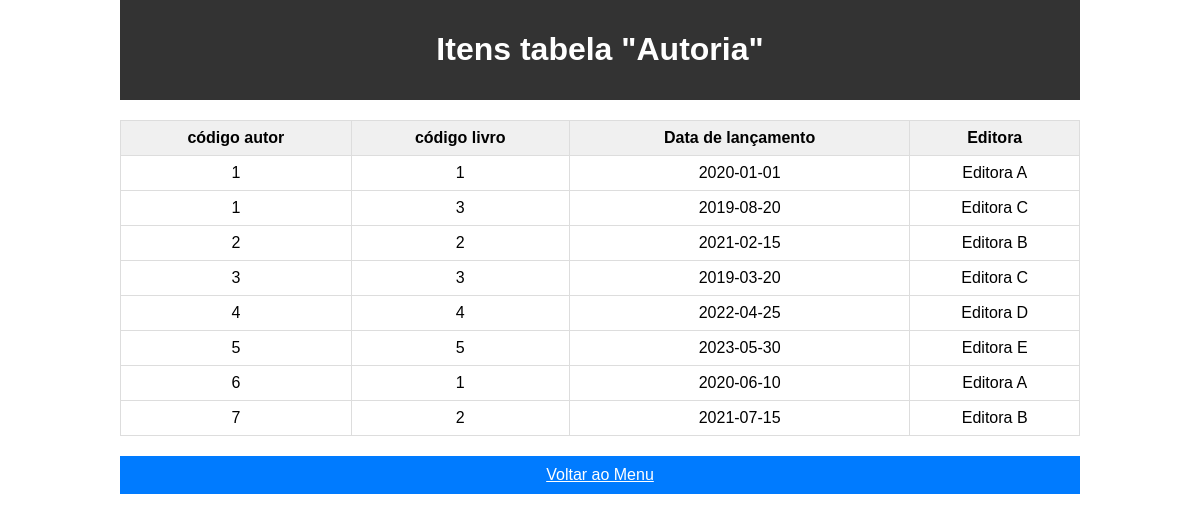
/acessoBD/listar/listarAutoria.php, run on the app's committed database.
### tables this page shows
CREATE TABLE `Autoria` (
  `Cod_autor` int(11) NOT NULL,
  `Cod_livro` int(11) NOT NULL,
  `DataLancamento` date NOT NULL,
  `Editora` varchar(50) NOT NULL
);

### acessoBD/autoria.php (called while the page is built, shortened)
<?php
class autoria
{
    function listar()
    {
        try
        {
            $this->conn = new conectar();
            $sql = $this->conn->prepare("Select * from autoria order by cod_autor");
            $sql -> execute();
            return $sql->fetchAll();
        }
        catch (PDOException $exc) {
            echo "Erro ao listar autoria: " . $exc->getMessage();
        }
    }
}
?>

### acessoBD/listar/listarAutoria.php (the view, shortened to what this page needs)
<!DOCTYPE html>
<html lang="pt-br">
<head>
</head>
<body>
    <div id="container">
        <div id="cabecalho">
            <h1>Itens tabela "Autoria"</h1>
        </div>
        <table id="tabela">
            <tr>
                <th>código autor</th>
                <th>código livro</th>
                <th>Data de lançamento</th>
                <th>Editora</th>
            </tr>
            <?php
            include_once '../autoria.php';
            $p = new autoria();
            $pro_bd = $p->listar();
            foreach ($pro_bd as $pro_mostrar) {
                ?>
                <tr>
                    <td><?php echo $pro_mostrar[0]; ?></td1>
                    <td><?php echo $pro_mostrar[1]; ?></td>
                    <td><?php echo $pro_mostrar[2]; ?></td>
                    <td><?php echo $pro_mostrar[3]; ?></td>
                </tr>
                <?php
            }
            ?>
        </table>
        <a href="../../menu_autoria.html" id="botao-menu">Voltar ao Menu</a>
    </div>
</body>
</html>

### acessoBD/listar/listarAutoria.php (style rules this page uses)
body { font-family: Century Gothic, sans-serif; margin: 0; padding: 0; }
#container { width: 80%; margin: 0 auto; text-align: center; }
#cabecalho { background-color: #333; color: #fff; padding: 10px; }
#tabela { border-collapse: collapse; width: 100%; margin: 20px 0; }
#tabela th, #tabela td { border: 1px solid #ddd; padding: 8px; }
#tabela th { background-color: #f0f0f0; }
#botao-menu { display: block; margin: 20px auto; padding: 10px 20px; background-color: #007bff; color: #fff; border: none; cursor: pointer; }

### data on the page
autoria: Cod_autor "1", Cod_livro "1", DataLancamento "2020-01-01", Editora "Editora A"
autoria: Cod_autor "1", Cod_livro "3", DataLancamento "2019-08-20", Editora "Editora C"
autoria: Cod_autor "2", Cod_livro "2", DataLancamento "2021-02-15", Editora "Editora B"
autoria: Cod_autor "3", Cod_livro "3", DataLancamento "2019-03-20", Editora "Editora C"
autoria: Cod_autor "4", Cod_livro "4", DataLancamento "2022-04-25", Editora "Editora D"
autoria: Cod_autor "5", Cod_livro "5", DataLancamento "2023-05-30", Editora "Editora E"
autoria: Cod_autor "6", Cod_livro "1", DataLancamento "2020-06-10", Editora "Editora A"
autoria: Cod_autor "7", Cod_livro "2", DataLancamento "2021-07-15", Editora "Editora B"
